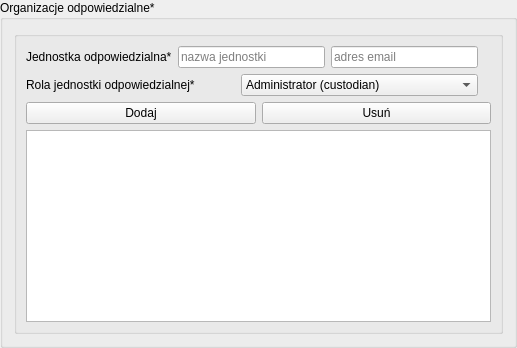
          <widget class="QgsCollapsibleGroupBox" name="mGroupBox_9">
           <property name="enabled">
            <bool>true</bool>
           </property>
           <property name="sizePolicy">
            <sizepolicy hsizetype="Preferred" vsizetype="Preferred">
             <horstretch>1</horstretch>
             <verstretch>0</verstretch>
            </sizepolicy>
           </property>
           <property name="title">
            <string>Organizacje odpowiedzialne*</string>
           </property>
           <property name="collapsed">
            <bool>true</bool>
           </property>
           <layout class="QVBoxLayout" name="verticalLayout_2">
            <property name="sizeConstraint">
             <enum>QLayout::SetDefaultConstraint</enum>
            </property>
            <item>
             <widget class="QGroupBox" name="verticalGroupBox">
              <layout class="QVBoxLayout" name="verticalLayout_3">
               <item>
                <layout class="QHBoxLayout">
                 <item>
                  <widget class="QLabel" name="e22_lbl">
                   <property name="text">
                    <string>Jednostka odpowiedzialna*</string>
                   </property>
                  </widget>
                 </item>
                 <item>
                  <widget class="QgsFilterLineEdit" name="e22_name_lineEdit">
                   <property name="toolTip">
                    <string>nazwa jednostki</string>
                   </property>
                   <property name="placeholderText">
                    <string>nazwa jednostki</string>
                   </property>
                   <property name="qgisRelation" stdset="0">
                    <string notr="true"/>
                   </property>
                  </widget>
                 </item>
                 <item>
                  <widget class="QgsFilterLineEdit" name="e22_mail_lineEdit">
                   <property name="maximumSize">
                    <size>
                     <width>150</width>
                     <height>16777215</height>
                    </size>
                   </property>
                   <property name="toolTip">
                    <string>adres email</string>
                   </property>
                   <property name="placeholderText">
                    <string>adres email</string>
                   </property>
                   <property name="qgisRelation" stdset="0">
                    <string notr="true"/>
                   </property>
                  </widget>
                 </item>
                 <item>
                  <widget class="QLabel" name="e22_tooltip">
                   <property name="toolTip">
                    <string>Opis organizacji odpowiedzialnej za tworzenie, przechowywanie, rozpowszechnianie zbioru danych przestrzennych oraz zarządzanie nim, pozwalający na identyfikację, nawiązanie kontaktu i komunikację z organizacją lub osobami związanymi ze zbiorem danych przestrzennych.

Opis powinien obejmować co najmniej:
•	nazwę organizacji,
•	dane kontaktowe (adres poczty elektronicznej).

Co najmniej należy wyspecyfikować jednostkę odpowiedzialną, pełniącą w stosunku do zbioru danych przestrzennych rolę „Administrator”, o której mowa w punkcie 13.5.
</string>
                   </property>
                   <property name="text">
                    <string/>
                   </property>
                   <property name="pixmap">
                    <pixmap>../../../../../../../../../../../../../../../img/info1.png</pixmap>
                   </property>
                  </widget>
                 </item>
                </layout>
               </item>
               <item>
                <layout class="QHBoxLayout">
                 <item>
                  <widget class="QLabel" name="e23_lbl">
                   <property name="text">
                    <string>Rola jednostki odpowiedzialnej*</string>
                   </property>
                  </widget>
                 </item>
                 <item>
                  <spacer name="horizontalSpacer_8">
                   <property name="orientation">
                    <enum>Qt::Horizontal</enum>
                   </property>
                   <property name="sizeHint" stdset="0">
                    <size>
                     <width>40</width>
                     <height>20</height>
                    </size>
                   </property>
                  </spacer>
                 </item>
                 <item>
                  <widget class="QComboBox" name="e23_cmbbx">
                   <item>
                    <property name="text">
                     <string>Administrator (custodian)</string>
                    </property>
                   </item>
                   <item>
                    <property name="text">
                     <string>Dostawca zasobu (resourceProvider)</string>
                    </property>
                   </item>
                   <item>
                    <property name="text">
                     <string>Właściciel (owner)</string>
                    </property>
                   </item>
                   <item>
                    <property name="text">
                     <string>Użytkownik (user)</string>
                    </property>
                   </item>
                   <item>
                    <property name="text">
                     <string>Dystrybutor (distributor)</string>
                    </property>
                   </item>
                   <item>
                    <property name="text">
                     <string>Twórca (originator)</string>
                    </property>
                   </item>
                   <item>
                    <property name="text">
                     <string>Punkt kontaktowy (pointOfContact)</string>
                    </property>
                   </item>
                   <item>
                    <property name="text">
                     <string>Główny badacz (principalInvestigator)</string>
                    </property>
                   </item>
                   <item>
                    <property name="text">
                     <string>Jednostka przetwarzająca (processor)</string>
                    </property>
                   </item>
                   <item>
                    <property name="text">
                     <string>Wydawca (publisher)</string>
                    </property>
                   </item>
                   <item>
                    <property name="text">
                     <string>Autor (author)</string>
                    </property>
                   </item>
                  </widget>
                 </item>
                 <item>
                  <widget class="QLabel" name="e23_tooltip">
                   <property name="toolTip">
                    <string>Rola pełniona przez jednostkę odpowiedzialną w stosunku do zbioru danych przestrzennych.</string>
                   </property>
                   <property name="text">
                    <string/>
                   </property>
                   <property name="pixmap">
                    <pixmap>../../../../../../../../../../../../../../../img/info1.png</pixmap>
                   </property>
                  </widget>
                 </item>
                </layout>
               </item>
               <item>
                <layout class="QHBoxLayout">
                 <item>
                  <widget class="QPushButton" name="e22_add_btn">
                   <property name="text">
                    <string>Dodaj</string>
                   </property>
                  </widget>
                 </item>
                 <item>
                  <widget class="QPushButton" name="e22_remove_btn">
                   <property name="text">
                    <string>Usuń</string>
                   </property>
                  </widget>
                 </item>
                </layout>
               </item>
               <item>
                <widget class="QListWidget" name="e22_listWidget">
                 <property name="sortingEnabled">
                  <bool>false</bool>
                 </property>
                </widget>
               </item>
              </layout>
             </widget>
            </item>
           </layout>
          </widget>
